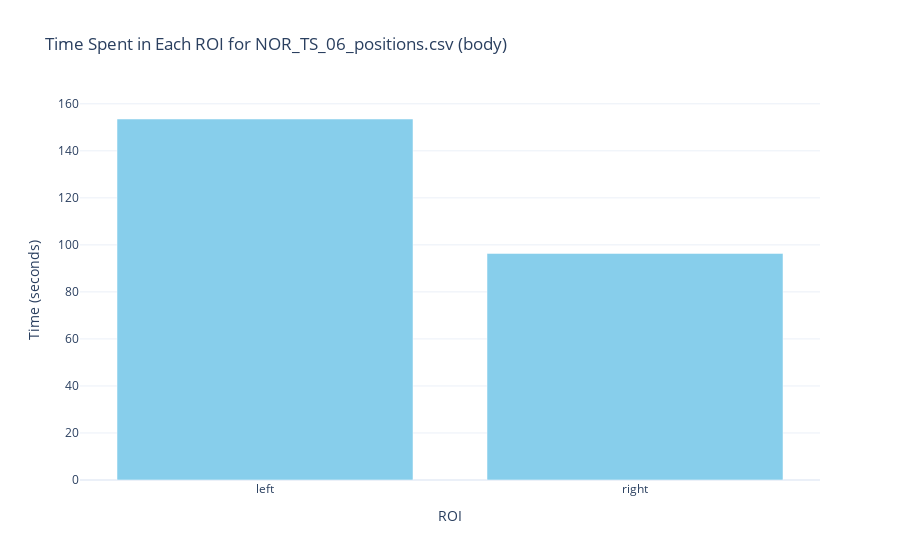

Source (notebook cell):
### Markdown cell above
---
#### 3. We can use the positions to measure time spent in each of the drawn ROIs.

### Code cell
roi_activity = rst.detect_roi_activity(params, example_path, bodypart = 'body', plot_activity=True)

### Figure 1 — Plotly figure (JSON) as saved in the notebook; plotly's stock layout.template omitted (floating-point values rounded to 4 significant figures)
{"data": [{"marker": {"color": "skyblue"}, "type": "bar", "x": ["left", "right"], "y": [153.5, 96.37]}], "layout": {"title": {"text": "Time Spent in Each ROI for NOR_TS_06_positions.csv (body)"}, "xaxis": {"title": {"text": "ROI"}}, "yaxis": {"title": {"text": "Time (seconds)"}}}}
